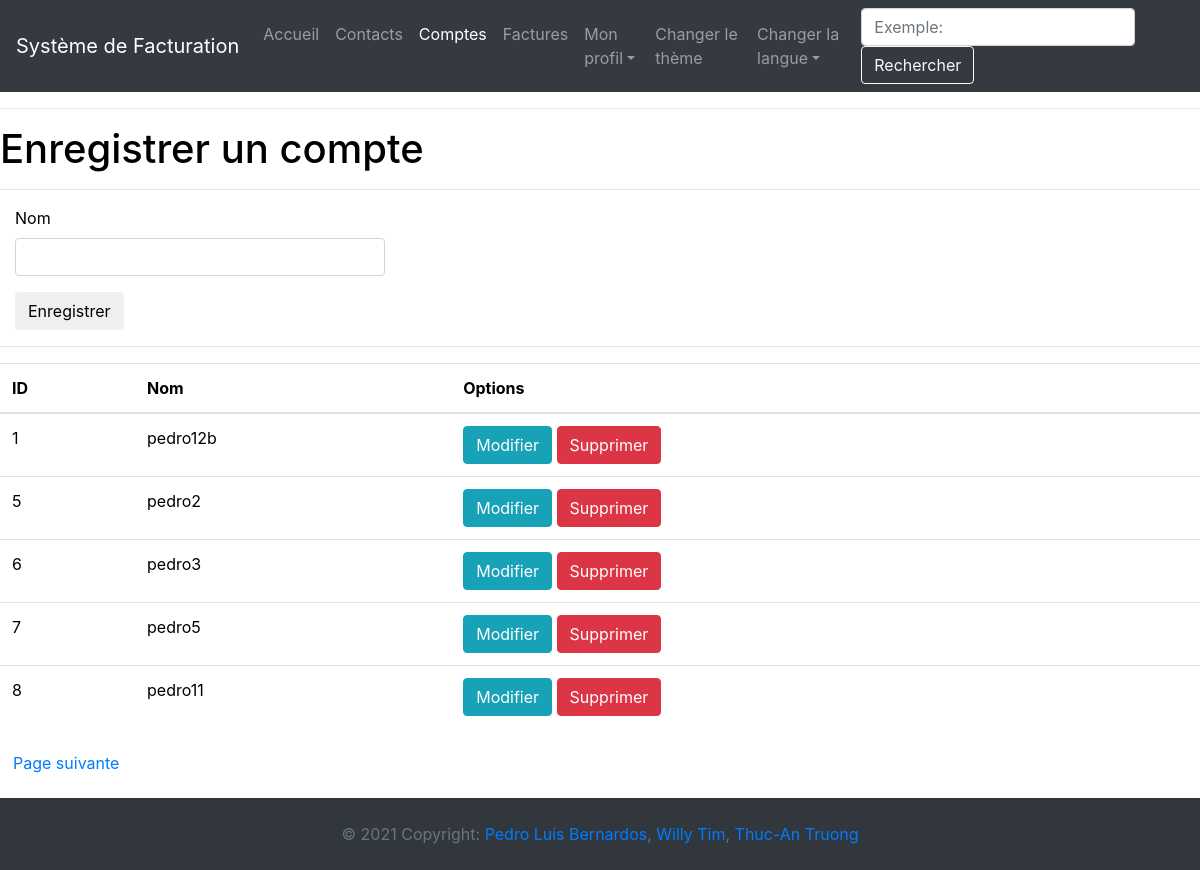
The page /comptes (signed in) on the database its author committed.
### app/models.py (models this page shows, shortened)
class Compte(db.Model):
    __tablename__ = "compte"
    id = db.Column(db.Integer, primary_key=True)
    name = db.Column(db.String(50), unique=False, nullable=False)
    user_id = db.Column(db.Integer, db.ForeignKey('user.id'))
    profilEntreprise_id = db.Column(db.Integer, db.ForeignKey('profilEntreprise.id'))
    facture = db.relationship('Facture', back_populates="compte")
    user = relationship("User", back_populates="compte")
    profilEntreprise = relationship("CompanyProfil", back_populates="compte")

### app/entrees/routes.py (the view, shortened to what this page needs)
@bp.route('/comptes', methods=['GET', 'POST'])
@login_required
def comptes():
    if current_user.profilEntreprise:
        form = CompteForm()
        page = request.args.get('page', 1, type=int)
        comptes = Compte.query.filter_by(user_id=current_user.id, profilEntreprise_id=current_user.profil_courrant).paginate(page, app.config['COMPTES_PAR_PAGE'], False)
        next_url = url_for('entrees.comptes', page=comptes.next_num) if comptes.has_next else None
        prev_url = url_for('entrees.comptes', page=comptes.prev_num) if comptes.has_prev else None
        return render_template("entrees/comptes.html", title=_('Comptes'), form=form, comptes=comptes.items, next_url=next_url, prev_url=prev_url)
    else:
        flash(_('Veuillez créer un profil d\'entreprise avant d\'effectuer cette action.'))
        return redirect(url_for('entrees.index'))

### app/entrees/forms.py
class CompteForm(FlaskForm):
    name = StringField(_l('Nom'), validators=[DataRequired(message=_l("Veuillez entrer un nom")), Length(min=1, max=50, message=_l('Veuillez écrire entre 1 et 50 caractères'))])
    submit = SubmitField(_l('Enregistrer'))

### app/__init__.py (called while the page is built)
@app.context_processor
def inject_conf_var():
    return dict(AVAILABLE_LANGUAGES=app.config['LANGUAGES'], CURRENT_LANGUAGE=session.get('language',request.accept_languages.best_match(app.config['LANGUAGES'].keys())))

### app/models.py (called while the page is built)
@login.user_loader
def load_user(id):
    return User.query.get(int(id))

### app/routes.py (called while the page is built)
@app.before_request
def before_request():
    if current_user.is_authenticated:
        current_user.last_seen = datetime.utcnow()
        db.session.commit()

### app/templates/entrees/comptes.html (shortened to what this page needs)
{% extends "base.html" %}
{% import 'bootstrap/wtf.html' as wtf %}
{% block app_content %}
    <h1>{{ _('Enregistrer un compte') }}</h1>
    <hr>
    {% if form %}
        <div class="form-group">
            <div class="col-md-4">
                {{ wtf.quick_form(form) }}
            </div>
        </div>
        <hr>
    {% endif %}
    <table class="table table-hover">
        <thead>
          <tr>
            <th scope="col">ID</th>
            <th scope="col">{{ _('Nom') }}</th>
            <th scope="col">{{ _('Options') }}</th>
          </tr>
        </thead>
        <tbody>
    {% for compte in comptes %}
        <tr>
            <td>{{ compte.id }}</td>
            <td>{{ compte.name }}</td>
            <td>
                <a class="btn btn-info" href="{{ url_for('entrees.update_compte', compte_id=compte.id) }}">{{ _('Modifier') }}</a>
                <a class="btn btn-danger" href="{{ url_for('entrees.delete_compte', compte_id=compte.id) }}">{{ _('Supprimer') }}</a>
            </td>
        </tr>
    {% endfor %}
        </tbody>
    </table>
    {% if next_url %}
        <a class="btn btn-link" href="{{ next_url }}">{{ _('Page suivante') }}</a>
    {% endif %}
    <br><br>
{% endblock %}

### app/static/css/style.css (style rules this page uses)
html { color: black; background-color: white; }

### rows shown on the page
Compte: id "1", name "pedro12b"
Compte: id "5", name "pedro2"
Compte: id "6", name "pedro3"
Compte: id "7", name "pedro5"
Compte: id "8", name "pedro11"
